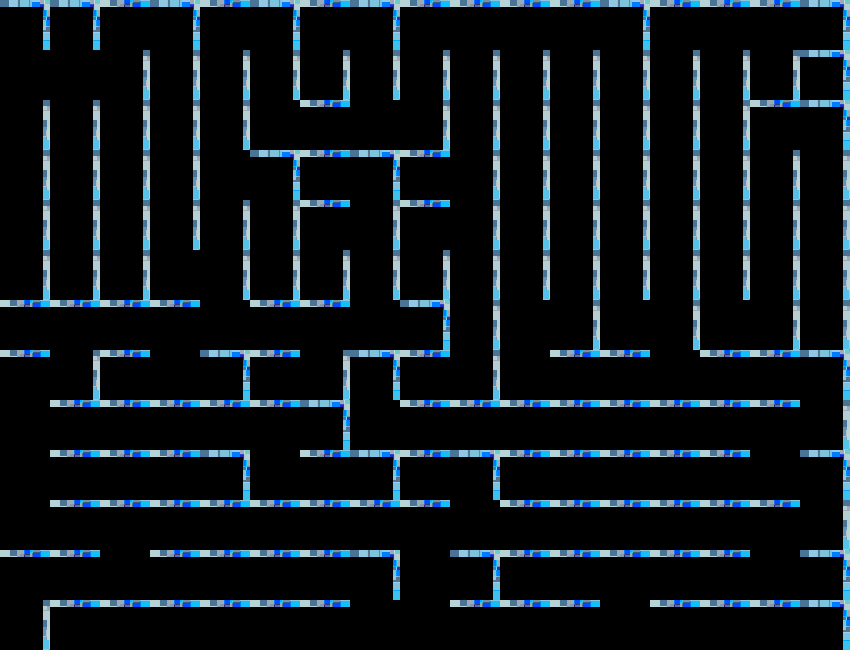

This is a level from a 2D game, rendered from its Tiled map with the project's own tilesets. A one-line summary and the map file follow, with tile-layer data summarised:
An orthogonal 17x13 tile map with 50x50 px tiles, 1 tile layer (grid).

<map version="1.0" orientation="orthogonal" renderorder="right-down" width="17" height="13" tilewidth="50" tileheight="50">
 <tileset firstgid="1" name="walls" tilewidth="50" tileheight="50">
  <image source="walls.png" width="100" height="100" />
  <tile id="0">
   <properties>
    <property name="blr" value="" />
   </properties>
  </tile>
  <tile id="1">
   <properties>
    <property name="blt" value="" />
   </properties>
  </tile>
  <tile id="2">
   <properties>
    <property name="bltr" value="" />
   </properties>
  </tile>
  <tile id="3">
   <properties>
    <property name="bl" value="" />
   </properties>
  </tile>
 </tileset>
 <layer name="grid" width="17" height="13">
  <data>[221 cells, 221 non-empty, 4 distinct tile ids]</data>
 </layer>
</map>